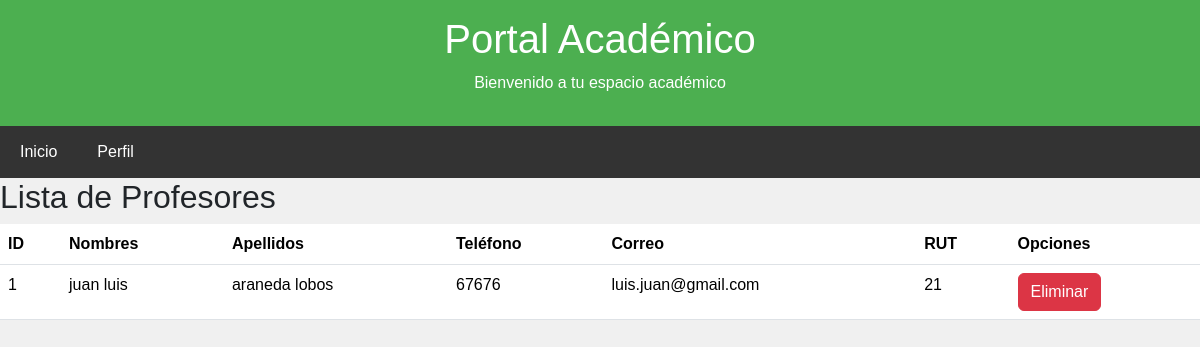
/Lista_profesores/, run on an earlier commit of the app's database.
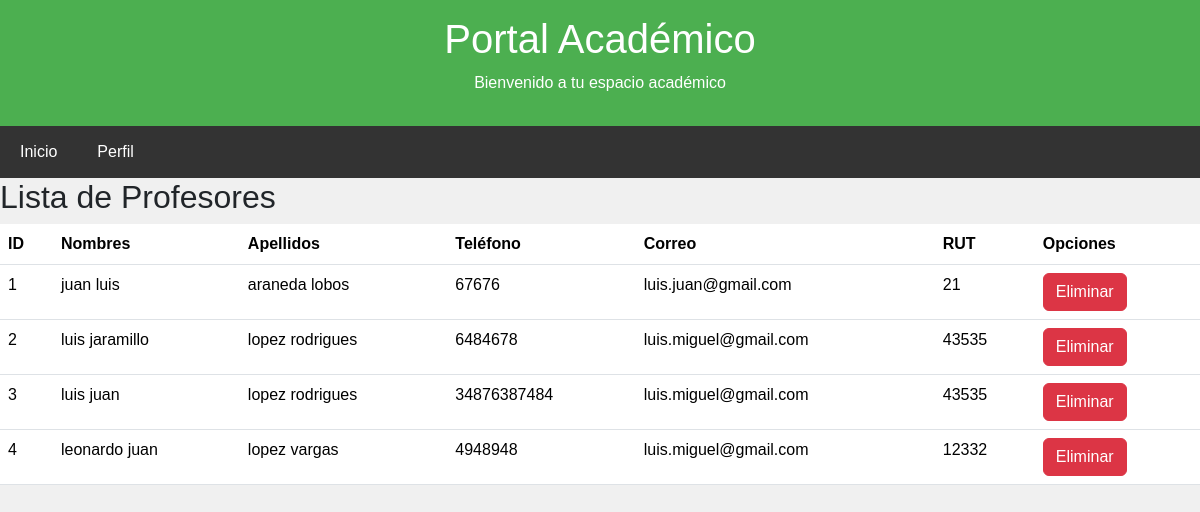
And on a later commit of the database.
### appproject/models.py (models this page shows, shortened)
class Profesor(models.Model):
    idProfesor = models.AutoField(primary_key=True)
    nombre = models.CharField(max_length=45)
    apellido = models.CharField(max_length=45)
    telefono = models.IntegerField()
    correo = models.EmailField(max_length=45)
    rut = models.CharField(max_length=45)
    contraseña = models.CharField(max_length=45)
    matricula = models.DateField()

### adminapp/views.py (the view)
# urls.py: path('Lista_profesores/', lista_profesores, name='Lista_profesores'),
def lista_profesores(request):
    profesores = Profesor.objects.all()  # Obtén todos los profesores
    return render(request, 'Lista_profesores.html', {'profesores': profesores})

### appproject/datos_globales.py (called while the page is built)
def datos_globales(request):
    return {
        'nombre_completo': request.session.get('nombre_completo','Invitado')
    }

### templates/Lista_profesores.html (shortened to what this page needs)
{% extends "./Base.html" %}
{% block body %}
<h2>Lista de Profesores</h2>
<table class="table">
    <thead>
        <tr>
            <th>ID</th>
            <th>Nombres</th>
            <th>Apellidos</th>
            <th>Teléfono</th>
            <th>Correo</th>
            <th>RUT</th>
            <th>Opciones</th>
        </tr>
    </thead>
    <tbody>
        {% for prof in profesores %}
            <tr>
                <td>{{ prof.idProfesor }}</td>
                <td>{{ prof.nombre }}</td>
                <td>{{ prof.apellido }}</td>
                <td>{{ prof.telefono }}</td>
                <td>{{ prof.correo }}</td>
                <td>{{ prof.rut }}</td>
                <td>
                    <a href="EliminarProfesor/{{prof.idProfesor}}" class="btn btn-danger">Eliminar</a>
                </td>
            </tr>
        {% endfor %}
    </tbody>
</table>
{% endblock %}

What changed in the data, as far as the page shows it:
added Profesor: idProfesor "2", nombre "luis jaramillo", apellido "lopez rodrigues", telefono "6484678", correo "luis.miguel@gmail.com", rut "43535"
added Profesor: idProfesor "3", nombre "luis juan", apellido "lopez rodrigues", telefono "34876387484", correo "luis.miguel@gmail.com", rut "43535"
added Profesor: idProfesor "4", nombre "leonardo juan", apellido "lopez vargas", telefono "4948948", correo "luis.miguel@gmail.com", rut "12332"
